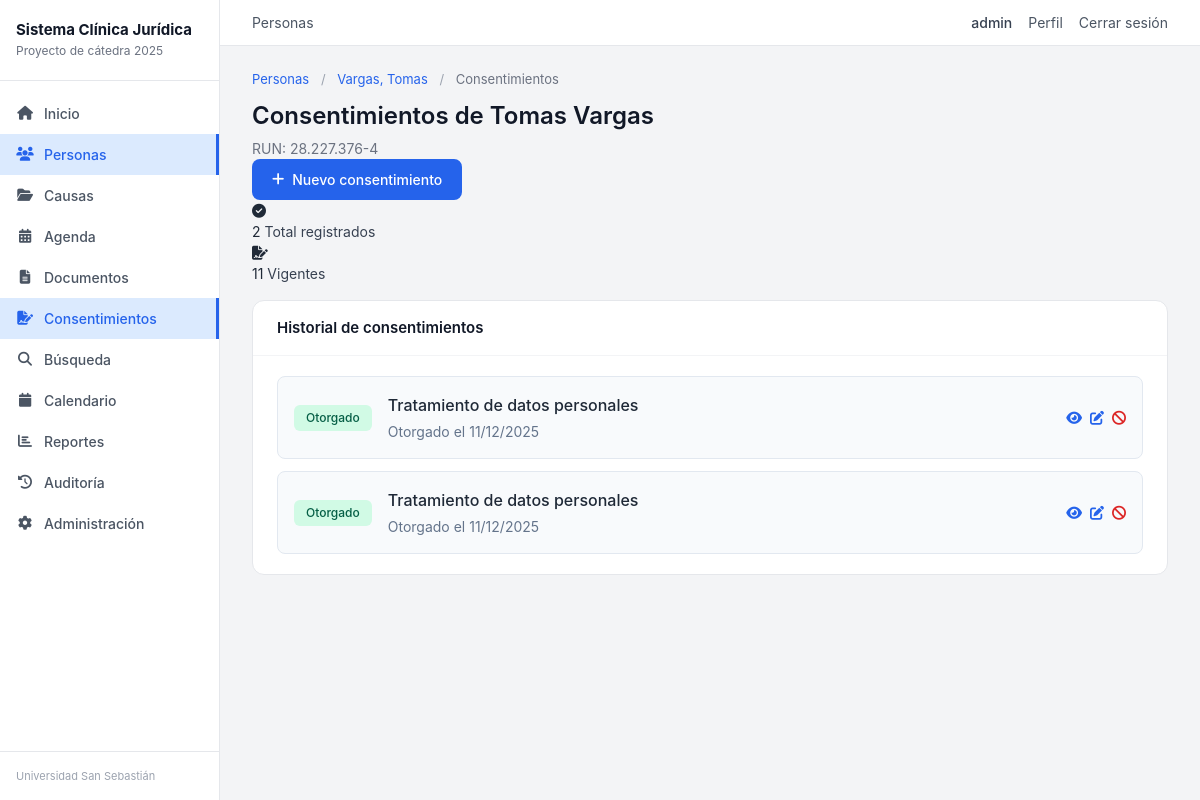
The app's page /personas/4/consentimientos/ (signed in) with its own data.
### apps/gestion/models.py (models this page shows, shortened)
class Persona(models.Model):
    TIPO_PERSONA_CHOICES = [
        ('ATENDIDO', 'Persona atendida'),
        ('CONTRAPARTE', 'Contraparte'),
        ('TESTIGO', 'Testigo'),
        ('PERITO', 'Perito'),
        ('TERCERO', 'Tercero interesado'),
        ('OTRO', 'Otro'),
    ]
    GENERO_CHOICES = [
        ('M', 'Masculino'),
        ('F', 'Femenino'),
        ('O', 'Otro'),
        ('NI', 'No informa'),
    ]
    ESTADO_CIVIL_CHOICES = [
        ('SOLTERO', 'Soltero/a'),
        ('CASADO', 'Casado/a'),
        ('DIVORCIADO', 'Divorciado/a'),
        ('VIUDO', 'Viudo/a'),
        ('CONVIVIENTE', 'Conviviente civil'),
        ('SEPARADO', 'Separado/a'),
        ('NI', 'No informa'),
    ]
    REGION_CHOICES = [
        ('RM', 'Región Metropolitana'),
        ('BIOBIO', 'Región del Biobío'),
        ('LOS_RIOS', 'Región de Los Ríos'),
        ('LOS_LAGOS', 'Región de Los Lagos'),
        ('OTRA', 'Otra región'),
    ]
    run = models.CharField(
        'RUN',
        max_length=12,
        unique=True,
        validators=[validar_rut_chileno],
        help_text='Formato: 12.345.678-9'
    )
    nombres = models.CharField(max_length=100, verbose_name='Nombres')
    apellidos = models.CharField(max_length=100, verbose_name='Apellidos')
    tipo_persona = models.CharField(
        max_length=20,
        choices=TIPO_PERSONA_CHOICES,
        default='ATENDIDO',
        verbose_name='Tipo de persona'
    )
    fecha_nacimiento = models.DateField(
        'Fecha de nacimiento',
        null=True,
        blank=True,
        validators=[validar_fecha_nacimiento]
    )
    genero = models.CharField(
        max_length=2,
        choices=GENERO_CHOICES,
        default='NI',
        verbose_name='Género'
    )
    nacionalidad = models.CharField(max_length=50, default='Chilena', verbose_name='Nacionalidad')
    estado_civil = models.CharField(
        max_length=20,
        choices=ESTADO_CIVIL_CHOICES,
        default='NI',
        verbose_name='Estado civil'
    )
    ocupacion = models.CharField(max_length=100, blank=True, null=True, verbose_name='Ocupación')
    email = models.EmailField(blank=True, null=True, verbose_name='Correo electrónico')
    telefono = models.CharField(
        'Teléfono',
        max_length=20,
        blank=True,
        validators=[validar_telefono_chileno],
        help_text='Formato: +56 9 1234 5678'
    )
    direccion = models.CharField(max_length=200, blank=True, null=True, verbose_name='Dirección')
    comuna = models.CharField(max_length=100, blank=True, null=True, verbose_name='Comuna')
    region = models.CharField(
        max_length=20,
        choices=REGION_CHOICES,
        blank=True,
        null=True,
        verbose_name='Región'
    )
    es_vulnerable = models.BooleanField(default=False, verbose_name='¿Es vulnerable?')
    vulnerabilidad = models.TextField(
        blank=True,
        null=True,
        verbose_name='Descripción de vulnerabilidad',
        help_text='Describir situación de vulnerabilidad si aplica'
    )
    requiere_representante = models.BooleanField(
        default=False,
        verbose_name='¿Requiere representante?',
        help_text='Marcar si es menor de edad o tiene incapacidad'
    )
    representante_nombre = models.CharField(
        max_length=200,
        blank=True,
        null=True,
        verbose_name='Nombre del representante'
    )
    representante_run = models.CharField(
        max_length=12,
        blank=True,
        null=True,
        verbose_name='RUN del representante'
    )
    representante_telefono = models.CharField(
        max_length=20,
        blank=True,
        null=True,
        verbose_name='Teléfono del representante'
    )
    observaciones = models.TextField(blank=True, null=True, verbose_name='Observaciones')
    activo = models.BooleanField(default=True, verbose_name='Activo')
    fecha_registro = models.DateTimeField(auto_now_add=True, verbose_name='Fecha de registro')
    class Meta:
        ordering = ['-id']
        verbose_name = 'Persona'
        verbose_name_plural = 'Personas'
        indexes = [
            models.Index(fields=['run'], name='persona_run_idx'),
            models.Index(fields=['nombres', 'apellidos'], name='persona_nombre_idx'),
            models.Index(fields=['email'], name='persona_email_idx'),
            models.Index(fields=['tipo_persona'], name='persona_tipo_idx'),
            models.Index(fields=['activo'], name='persona_activo_idx'),
        ]
    def edad(self):
        if self.fecha_nacimiento:
            from datetime import date
            hoy = date.today()
            return hoy.year - self.fecha_nacimiento.year - (
                (hoy.month, hoy.day) < (self.fecha_nacimiento.month, self.fecha_nacimiento.day)
            )
        return None

class Consentimiento(models.Model):
    TIPO_CHOICES = [
        ('DATOS_PERSONALES', 'Tratamiento de datos personales'),
        ('NOTIFICACIONES', 'Recibir notificaciones'),
        ('COMPARTIR_INFO', 'Compartir información con terceros'),
        ('USO_ACADEMICO', 'Uso del caso con fines académicos'),
        ('GRABACION', 'Grabación de entrevistas'),
        ('OTRO', 'Otro'),
    ]
    persona = models.ForeignKey(
        Persona,
        on_delete=models.CASCADE,
        related_name='consentimientos',
        verbose_name='Persona'
    )
    tipo = models.CharField(
        max_length=20,
        choices=TIPO_CHOICES,
        verbose_name='Tipo de consentimiento'
    )
    otorgado = models.BooleanField(
        default=False,
        verbose_name='¿Consentimiento otorgado?'
    )
    fecha_otorgamiento = models.DateField(
        blank=True,
        null=True,
        verbose_name='Fecha de otorgamiento'
    )
    fecha_revocacion = models.DateField(
        blank=True,
        null=True,
        verbose_name='Fecha de revocación'
    )
    documento_respaldo = models.FileField(
        upload_to='consentimientos/',
        blank=True,
        null=True,
        verbose_name='Documento de respaldo',
        help_text='Consentimiento firmado escaneado'
    )
    observaciones = models.TextField(
        blank=True,
        null=True,
        verbose_name='Observaciones'
    )
    registrado_por = models.ForeignKey(
        User,
        on_delete=models.SET_NULL,
        null=True,
        blank=True,
        verbose_name='Registrado por'
    )
    fecha_registro = models.DateTimeField(
        auto_now_add=True,
        verbose_name='Fecha de registro'
    )
    class Meta:
        ordering = ['-fecha_registro']
        verbose_name = 'Consentimiento'
        verbose_name_plural = 'Consentimientos'

### apps/gestion/views.py (the view)
# urls.py: path('personas/<int:pk>/consentimientos/', views.persona_consentimientos, name='persona_consentimientos'),
@login_required
def persona_consentimientos(request, pk):
    persona = get_object_or_404(Persona, pk=pk)
    consentimientos = persona.consentimientos.all().order_by('-fecha_registro')
    context = {
        'persona': persona,
        'consentimientos': consentimientos,
    }
    return render(request, 'gestion/persona_consentimientos.html', context)

### templates/gestion/persona_consentimientos.html (shortened to what this page needs)
{% extends 'base.html' %}
{% block section_title %}Personas{% endblock %}
{% block content %}
<div class="page-header">
    <div class="page-header-content">
        <div class="breadcrumb">
            <a href="{% url 'gestion:personas_lista' %}">Personas</a>
            <span class="breadcrumb-separator">/</span>
            <a href="{% url 'gestion:persona_detalle' persona.pk %}">{{ persona.apellidos }}, {{ persona.nombres }}</a>
            <span class="breadcrumb-separator">/</span>
            <span>Consentimientos</span>
        </div>
        <h1 class="page-title">Consentimientos de {{ persona.nombres }} {{ persona.apellidos }}</h1>
        <p class="page-subtitle">RUN: {{ persona.run }}</p>
    </div>
    <div class="page-header-actions">
        <a href="{% url 'gestion:consentimiento_crear' %}?persona={{ persona.pk }}" class="btn-primary">
            <i class="fas fa-plus"></i> Nuevo consentimiento
        </a>
    </div>
</div>
<div class="stats-grid mb-4">
    <div class="stat-card">
        <div class="stat-icon stat-icon-green">
            <i class="fas fa-check-circle"></i>
        </div>
        <div class="stat-content">
            <span class="stat-value">{{ consentimientos|length }}</span>
            <span class="stat-label">Total registrados</span>
        </div>
    </div>
    <div class="stat-card">
        <div class="stat-icon stat-icon-blue">
            <i class="fas fa-file-signature"></i>
        </div>
        <div class="stat-content">
            {% with otorgados=consentimientos|dictsort:"otorgado"|last %}
            <span class="stat-value">
                {% for c in consentimientos %}{% if c.otorgado and not c.fecha_revocacion %}1{% endif %}{% endfor %}
            </span>
            {% endwith %}
            <span class="stat-label">Vigentes</span>
        </div>
    </div>
</div>
<div class="card">
    <div class="card-header">
        <h2 class="card-title">Historial de consentimientos</h2>
    </div>
    <div class="card-body">
        {% if consentimientos %}
        <div class="consent-list">
            {% for c in consentimientos %}
            <div class="consent-item">
                <div class="consent-status">
                    {% if c.fecha_revocacion %}
                        <span class="status-badge status-red">Revocado</span>
                    {% elif c.otorgado %}
                        <span class="status-badge status-green">Otorgado</span>
                    {% else %}
                        <span class="status-badge status-yellow">Pendiente</span>
                    {% endif %}
                </div>
                <div class="consent-info">
                    <h3 class="consent-type">{{ c.get_tipo_display }}</h3>
                    <p class="consent-meta">
                        {% if c.fecha_otorgamiento %}
                            Otorgado el {{ c.fecha_otorgamiento|date:"d/m/Y" }}
                        {% else %}
                            Registrado el {{ c.fecha_registro|date:"d/m/Y" }}
                        {% endif %}
                    </p>
                </div>
                <div class="consent-actions">
                    <a href="{% url 'gestion:consentimiento_detalle' c.pk %}" class="action-link" title="Ver detalle">
                        <i class="fas fa-eye"></i>
                    </a>
                    <a href="{% url 'gestion:consentimiento_editar' c.pk %}" class="action-link" title="Editar">
                        <i class="fas fa-edit"></i>
                    </a>
                    {% if c.otorgado and not c.fecha_revocacion %}
                    <a href="{% url 'gestion:consentimiento_revocar' c.pk %}" class="action-link text-danger" title="Revocar">
                        <i class="fas fa-ban"></i>
                    </a>
                    {% endif %}
                </div>
            </div>
            {% endfor %}
        </div>
        {% endif %}
    </div>
</div>
{% endblock %}

### templates/base.html (shortened to what this page needs)
{% load static %}
<!DOCTYPE html>
<html lang="es">
<head>
    <link rel="stylesheet" href="{% static 'css/styles.css' %}">
    <link rel="stylesheet" href="https://cdnjs.cloudflare.com/ajax/libs/font-awesome/6.4.0/css/all.min.css">
</head>
<body>
    <div class="app-container">
        <aside class="sidebar">
            <div class="sidebar-header">
                <h1 class="sidebar-title">Sistema Clínica Jurídica</h1>
                <p class="sidebar-subtitle">Proyecto de cátedra 2025</p>
            </div>
            {% if user.is_authenticated %}
            <nav class="sidebar-nav">
                <a href="{% url 'gestion:dashboard' %}" class="nav-item {% if request.resolver_match.url_name == 'dashboard' %}active{% endif %}">
                    <i class="fas fa-home"></i> Inicio
                </a>
                <a href="{% url 'gestion:personas_lista' %}" class="nav-item {% if 'persona' in request.resolver_match.url_name %}active{% endif %}">
                    <i class="fas fa-users"></i> Personas
                </a>
                <a href="{% url 'gestion:causas_lista' %}" class="nav-item {% if 'causa' in request.resolver_match.url_name %}active{% endif %}">
                    <i class="fas fa-folder-open"></i> Causas
                </a>
                <a href="{% url 'gestion:audiencias_lista' %}" class="nav-item {% if 'audiencia' in request.resolver_match.url_name %}active{% endif %}">
                    <i class="fas fa-calendar-alt"></i> Agenda
                </a>
                <a href="{% url 'gestion:documentos_lista' %}" class="nav-item {% if 'documento' in request.resolver_match.url_name %}active{% endif %}">
                    <i class="fas fa-file-alt"></i> Documentos
                </a>
                <a href="{% url 'gestion:consentimientos_lista' %}" class="nav-item {% if 'consentimiento' in request.resolver_match.url_name %}active{% endif %}">
                    <i class="fas fa-file-signature"></i> Consentimientos
                </a>
                <a href="{% url 'gestion:buscar' %}" class="nav-item {% if request.resolver_match.url_name == 'buscar' %}active{% endif %}">
                    <i class="fas fa-search"></i> Búsqueda
                </a>
                <a href="{% url 'gestion:calendario' %}" class="nav-item {% if request.resolver_match.url_name == 'calendario' %}active{% endif %}">
                    <i class="fas fa-calendar"></i> Calendario
                </a>
                {% if user.perfil.rol == 'ADMIN' or user.perfil.rol == 'DIRECTOR' or user.perfil.rol == 'SUPERVISOR' %}
                <a href="{% url 'gestion:reportes' %}" class="nav-item {% if 'reporte' in request.resolver_match.url_name %}active{% endif %}">
                    <i class="fas fa-chart-bar"></i> Reportes
                </a>
                {% endif %}
                {% if user.perfil.rol == 'ADMIN' or user.perfil.rol == 'DIRECTOR' %}
                <a href="{% url 'gestion:auditoria_lista' %}" class="nav-item {% if 'auditoria' in request.resolver_match.url_name %}active{% endif %}">
                    <i class="fas fa-history"></i> Auditoría
                </a>
                {% endif %}
                {% if user.is_superuser or user.perfil.rol == 'ADMIN' or user.perfil.rol == 'DIRECTOR' %}
                <a href="{% url 'gestion:admin_panel' %}" class="nav-item {% if 'admin_' in request.resolver_match.url_name %}active{% endif %}">
                    <i class="fas fa-cog"></i> Administración
                </a>
                {% endif %}
            </nav>
            <div class="sidebar-footer">
                Universidad San Sebastián
            </div>
            {% endif %}
        </aside>
        <div class="main-wrapper">
            <header class="topbar">
                <div class="topbar-left">
                    <span class="topbar-section">{% block section_title %}{% endblock %}</span>
                </div>
                <div class="topbar-right">
                    {% if user.is_authenticated %}
                        <span class="user-name">{{ user.username }}</span>
                        <a href="{% url 'gestion:perfil' %}" class="topbar-link">Perfil</a>
                        <form method="post" action="{% url 'logout' %}" class="logout-form">
                            <button type="submit" class="topbar-link logout-btn">Cerrar sesión</button>
                        </form>
                    {% else %}
                        <a href="{% url 'login' %}" class="topbar-link">Iniciar sesión</a>
                    {% endif %}
                </div>
            </header>
            <main class="content">
                {% block content %}{% endblock %}
            </main>
        </div>
    </div>
</body>
</html>

### records on screen
Persona: apellidos "Vargas", nombres "Tomas", run "28.227.376-4"
Consentimiento: otorgado "1", tipo "Tratamiento de datos personales", fecha_otorgamiento "11/12/2025"
Consentimiento: otorgado "1", tipo "Tratamiento de datos personales", fecha_otorgamiento "11/12/2025"

### other values on screen
{{ user.username }} "admin"
{{ consentimientos|length }} "2"
